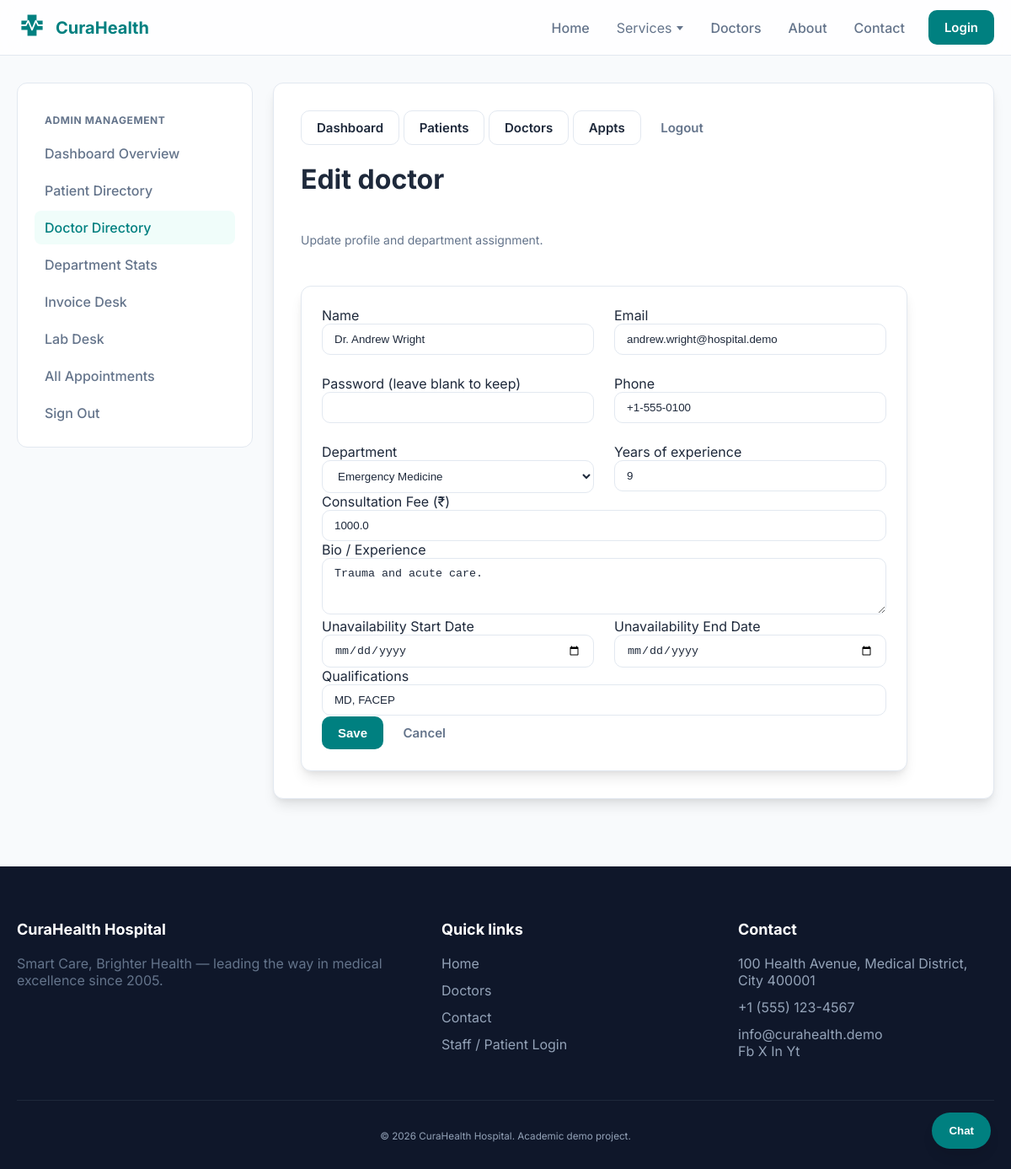
The app's page /admin/doctors/16/edit (signed in) with its own data.
### models/doctor.py (models this page shows, shortened)
class Doctor(db.Model):
    __tablename__ = "doctors"
    id = db.Column(db.Integer, primary_key=True)
    name = db.Column(db.String(120), nullable=False)
    email = db.Column(db.String(120), unique=True, nullable=False, index=True)
    password_hash = db.Column(db.String(256), nullable=False)
    phone = db.Column(db.String(32), default="")
    experience_years = db.Column(db.Integer, default=0)
    bio = db.Column(db.Text, default="")
    specialization = db.Column(db.String(120), default="")
    image_url = db.Column(db.String(255), default="/static/img/doctor-placeholder.jpg")
    consultation_fee = db.Column(db.Float, default=500.0)
    is_active = db.Column(db.Boolean, default=True)
    unavailability_start_date = db.Column(db.Date, nullable=True)
    unavailability_end_date = db.Column(db.Date, nullable=True)
    qualifications = db.Column(db.Text, default="")
    department_id = db.Column(db.Integer, db.ForeignKey("departments.id"), nullable=False)
    department = db.relationship("Department", back_populates="doctors")
    appointments = db.relationship(
        "Appointment", back_populates="doctor", lazy=True, cascade="all, delete-orphan"
    )

### models/department.py (models this page shows, shortened)
class Department(db.Model):
    __tablename__ = "departments"
    id = db.Column(db.Integer, primary_key=True)
    name = db.Column(db.String(120), nullable=False, unique=True)
    description = db.Column(db.Text, default="")
    doctors = db.relationship("Doctor", back_populates="department", lazy=True)

### routes/admin.py (the view, shortened to what this page needs)
@admin_bp.route("/doctors/<int:did>/edit", methods=["GET", "POST"])
@admin_required
def doctors_edit(did):
    doc = Doctor.query.get_or_404(did)
    departments = Department.query.order_by(Department.name).all()
    return render_template("admin/doctor_form.html", doctor=doc, departments=departments)

### app.py (called while the page is built)
def create_app(config_class=Config):
    app = Flask(__name__)
    app.config.from_object(config_class)
    instance_dir = os.path.join(os.path.dirname(os.path.abspath(__file__)), "instance")
    os.makedirs(instance_dir, exist_ok=True)
    db.init_app(app)
    app.register_blueprint(public_bp)
    app.register_blueprint(patient_bp)
    app.register_blueprint(doctor_bp)
    app.register_blueprint(admin_bp)
    @app.context_processor
    def inject_globals():
        from datetime import datetime
        try:
            depts = Department.query.order_by(Department.name).limit(24).all()
        except Exception:
            depts = []
        return {"nav_departments": depts, "current_year": datetime.now().year}
    with app.app_context():
        db.create_all()
        seed_if_empty(app)
    return app

### utils/auth_helpers.py (called while the page is built)
def admin_required(f):
    @wraps(f)
    def wrapped(*args, **kwargs):
        if not session.get("admin_id"):
            flash("Please sign in as an administrator.", "warning")
            return redirect(url_for("admin.login"))
        return f(*args, **kwargs)
    return wrapped

### templates/admin/doctor_form.html (shortened to what this page needs)
{% extends "dashboard_base.html" %}
{% block sidebar %}
{% set nav_active = 'doctors' %}
{% include 'admin/sidebar_snippet.html' %}
{% endblock %}
{% block mobile_nav_inner %}
{% include 'admin/mobile_nav_snippet.html' %}
{% endblock %}
{% block dashboard_content %}
<header class="section-head">
  <h1>{% if doctor %}Edit doctor{% else %}New doctor{% endif %}</h1>
  <p class="muted small">Update profile and department assignment.</p>
</header>
<section class="card" style="max-width: 720px;">
  <form method="post" class="form" novalidate>
    <div class="grid grid-2">
      <div class="field">
        <label>Name</label>
        <input class="input" name="name" required value="{{ doctor.name if doctor else '' }}">
      </div>
      <div class="field">
        <label>Email</label>
        <input type="email" class="input" name="email" required value="{{ doctor.email if doctor else '' }}">
      </div>
      <div class="field">
        <label>Password {% if doctor %}(leave blank to keep){% endif %}</label>
        <input type="password" class="input" name="password" {% if not doctor %}placeholder="doctor123"{% endif %}>
      </div>
      <div class="field">
        <label>Phone</label>
        <input class="input" name="phone" value="{{ doctor.phone if doctor else '' }}">
      </div>
      <div class="field">
        <label>Department</label>
        <select class="input" name="department_id" required>
          {% for dep in departments %}
          <option value="{{ dep.id }}" {% if doctor and doctor.department_id == dep.id %}selected{% endif %}>{{ dep.name }}</option>
          {% endfor %}
        </select>
      </div>
      <div class="field">
        <label>Years of experience</label>
        <input type="number" class="input" name="experience_years" min="0" value="{{ doctor.experience_years if doctor else 0 }}">
      </div>
    </div>
    <div class="field">
      <label>Consultation Fee (₹)</label>
      <input type="number" class="input" name="consultation_fee" placeholder="e.g. 1000" value="{{ doctor.consultation_fee if doctor else '500' }}">
    </div>
    <div class="field">
      <label>Bio / Experience</label>
      <textarea class="input" name="bio" rows="3">{{ doctor.bio if doctor else '' }}</textarea>
    </div>
    <div class="grid grid-2">
      <div class="field">
        <label>Unavailability Start Date</label>
        <input type="date" name="unavailability_start_date" class="input" value="{{ doctor.unavailability_start_date.strftime('%Y-%m-%d') if doctor and doctor.unavailability_start_date else '' }}">
      </div>
      <div class="field">
        <label>Unavailability End Date</label>
        <input type="date" name="unavailability_end_date" class="input" value="{{ doctor.unavailability_end_date.strftime('%Y-%m-%d') if doctor and doctor.unavailability_end_date else '' }}">
      </div>
    </div>
    <div class="field">
      <label>Qualifications</label>
      <input type="text" name="qualifications" class="input" placeholder="e.g., MD, FACS" value="{{ doctor.qualifications if doctor else '' }}">
    </div>
    <div class="card-actions">
      <button type="submit" class="btn btn-primary">Save</button>
      <a href="{{ url_for('admin.doctors_list') }}" class="btn btn-ghost">Cancel</a>
    </div>
  </form>
</section>
{% endblock %}

### static/css/style.css (style rules this page uses)
:root { --bg: #F8FAFC; --surface: #FFFFFF; --card: #FFFFFF; --card2: #F1F5F9; --text: #1E293B; --muted: #64748B; --border: #E2E8F0; --shadow: 0 10px 15px -3px rgba(0, 0, 0, 0.1), 0 4px 6px -2px rgba(0, 0, 0, 0.05); --primary: #008080; --primary-light: #2DD4BF; --danger: #EF4444; --success: #10B981; --warn: #F59E0B; --radius: 12px; --radius2: 16px; --wrap: 1200px; }
* { box-sizing: border-box; }
html,body { height:100%; }
body.page { margin:0; font-family: 'Inter', ui-sans-serif, system-ui, -apple-system, Segoe UI, Roboto, Arial, sans-serif; color: var(--text); background-color: var(--bg); }
a { color: inherit; text-decoration: none; transition: color 0.2s; }
.muted { color: var(--muted); }
.small { font-size: 0.875rem; }
.btn { display:inline-flex; align-items:center; justify-content:center; gap: 8px; border-radius: 10px; padding: 10px 18px; border: 1px solid transparent; cursor: pointer; font-weight: 600; font-size: 0.9375rem; transition: all 0.2s; text-decoration:none; }
.btn-primary { background: var(--primary); color: white; }
.btn-ghost { background: transparent; color: var(--muted); }
.input { width: 100%; padding: 10px 14px; border-radius: 10px; border: 1px solid var(--border); background: white; color: var(--text); outline: none; transition: border-color 0.2s, box-shadow 0.2s; }
.section-head { display:grid; gap: 8px; margin-bottom: 32px; }
.grid { display:grid; gap: 24px; }
.grid-2 { grid-template-columns: repeat(2, minmax(0, 1fr)); }
.card { background: var(--surface); border: 1px solid var(--border); border-radius: var(--radius); padding: 24px; box-shadow: var(--shadow); transition: transform 0.2s, border-color 0.2s; }

### records on screen
Doctor: name "Dr. Andrew Wright", email "andrew.wright@hospital.demo", phone "+1-555-0100", department_id "Emergency Medicine", experience_years "9", consultation_fee "1000.0", bio "Trauma and acute care.", qualifications "MD, FACEP"
